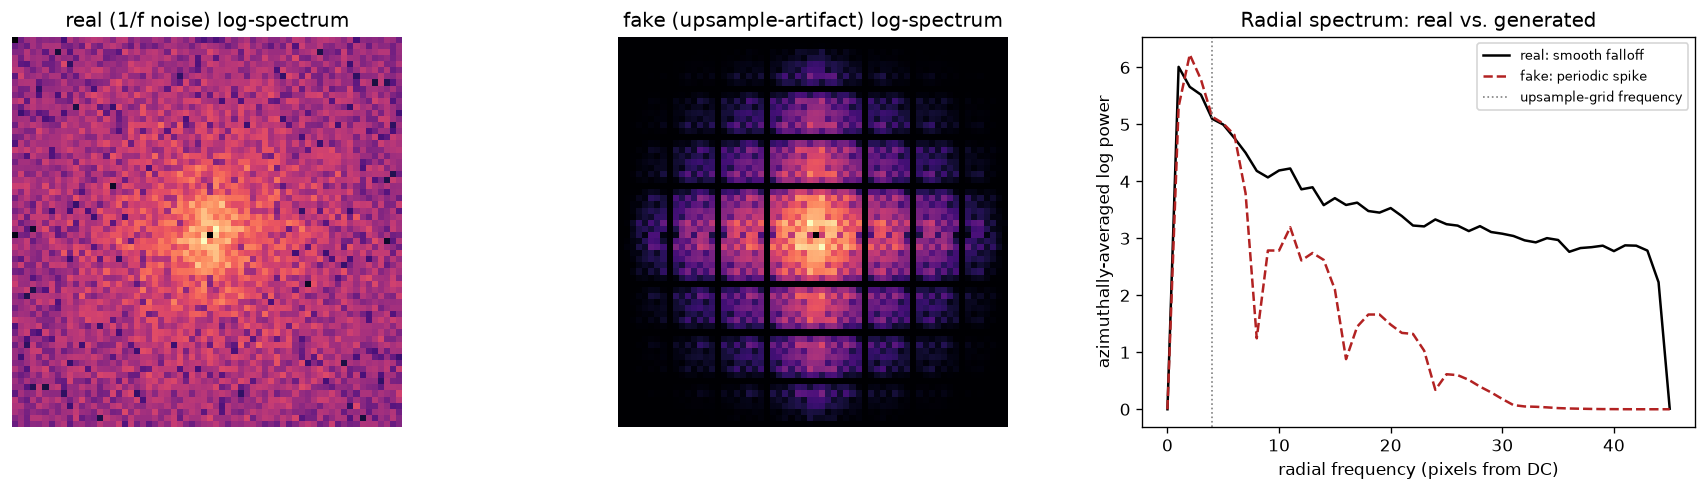

Generate this figure with Python:
import numpy as np
import matplotlib.pyplot as plt

np.random.seed(42)

# ---------- Build two synthetic 64x64 "images" ----------
N = 64

# "Real" image: 1/f (pink) noise -- roughly matches the smooth radial power-law
# falloff of natural image statistics, with no periodic structure.
freq_y = np.fft.fftfreq(N).reshape(-1, 1)
freq_x = np.fft.fftfreq(N).reshape(1, -1)
radius = np.sqrt(freq_y ** 2 + freq_x ** 2)
radius[0, 0] = radius[0, 1]  # avoid divide-by-zero at the DC term

white = np.random.randn(N, N) + 1j * np.random.randn(N, N)
pink_spectrum = white / (radius ** 1.0)          # amplitude falls off ~1/r -> power falls off ~1/r^2
real_img = np.fft.ifft2(pink_spectrum).real
real_img = (real_img - real_img.mean()) / real_img.std()

# "Fake" image: simulate a decoder that upsamples a coarse 8x8 latent via
# naive nearest-neighbor (like a naive transposed-conv / PixelShuffle artifact)
# then applies a mild smoothing conv -- this is exactly the Day 87 decoder-hole
# story, and it injects energy at the periodic upsampling grid frequency.
factor = 8
coarse = np.random.randn(N // factor, N // factor)
upsampled = np.repeat(np.repeat(coarse, factor, axis=0), factor, axis=1)  # nearest-neighbor upsample
blur_kernel = np.outer(np.hanning(5), np.hanning(5))
blur_kernel /= blur_kernel.sum()
fake_img = np.real(np.fft.ifft2(np.fft.fft2(upsampled) * np.fft.fft2(blur_kernel, s=upsampled.shape)))
fake_img = np.fft.fftshift(fake_img)
fake_img = (fake_img - fake_img.mean()) / fake_img.std()

# ---------- 2D log-magnitude spectra ----------
def log_mag_spectrum(img):
    F = np.fft.fftshift(np.fft.fft2(img))
    return np.log1p(np.abs(F))

spec_real = log_mag_spectrum(real_img)
spec_fake = log_mag_spectrum(fake_img)

# ---------- Azimuthal average: log-power vs radius ----------
def azimuthal_average(spec):
    yy, xx = np.indices(spec.shape)
    cy, cx = N // 2, N // 2
    r = np.sqrt((yy - cy) ** 2 + (xx - cx) ** 2).astype(int)
    r_max = r.max()
    tbin = np.bincount(r.ravel(), weights=spec.ravel(), minlength=r_max + 1)
    count = np.bincount(r.ravel(), minlength=r_max + 1)
    return tbin / np.maximum(count, 1)

profile_real = azimuthal_average(spec_real)
profile_fake = azimuthal_average(spec_fake)
radii = np.arange(len(profile_real))

# ---------- Plot ----------
fig, axes = plt.subplots(1, 3, figsize=(15, 4.2))

axes[0].imshow(spec_real, cmap="magma")
axes[0].set_title("real (1/f noise) log-spectrum")
axes[0].axis("off")

axes[1].imshow(spec_fake, cmap="magma")
axes[1].set_title("fake (upsample-artifact) log-spectrum")
axes[1].axis("off")

ax = axes[2]
ax.plot(radii, profile_real, color="black", label="real: smooth falloff")
ax.plot(radii, profile_fake, color="firebrick", linestyle="--", label="fake: periodic spike")
nyquist_grid = N / (2 * factor)
ax.axvline(nyquist_grid, color="gray", linestyle=":", linewidth=1, label="upsample-grid frequency")
ax.set_xlabel("radial frequency (pixels from DC)")
ax.set_ylabel("azimuthally-averaged log power")
ax.set_title("Radial spectrum: real vs. generated")
ax.legend(fontsize=8)

plt.tight_layout()
plt.savefig("graph_DAY_88.png", dpi=120, bbox_inches="tight")
